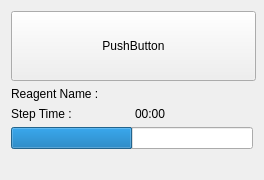
<?xml version="1.0" encoding="UTF-8"?>
<ui version="4.0">
 <class>Dashboard::CDashboardEndTimeWidget</class>
 <widget class="QWidget" name="Dashboard::CDashboardEndTimeWidget">
  <property name="geometry">
   <rect>
    <x>0</x>
    <y>0</y>
    <width>264</width>
    <height>180</height>
   </rect>
  </property>
  <property name="minimumSize">
   <size>
    <width>264</width>
    <height>180</height>
   </size>
  </property>
  <property name="maximumSize">
   <size>
    <width>264</width>
    <height>180</height>
   </size>
  </property>
  <property name="windowTitle">
   <string>Form</string>
  </property>
  <property name="styleSheet">
   <string notr="true"/>
  </property>
  <layout class="QVBoxLayout" name="verticalLayout">
   <item>
    <layout class="QFormLayout" name="formLayout">
     <item row="0" column="0">
      <widget class="QPushButton" name="btnEndTime">
       <property name="minimumSize">
        <size>
         <width>245</width>
         <height>70</height>
        </size>
       </property>
       <property name="styleSheet">
        <string notr="true">border-image: url(:/HimalayaImages/LongButton/LongButton_Disabled.png);
</string>
       </property>
       <property name="text">
        <string>PushButton</string>
       </property>
      </widget>
     </item>
     <item row="1" column="0" colspan="2">
      <layout class="QGridLayout" name="gridLayout">
       <item row="0" column="0">
        <widget class="QLabel" name="lblReagentName">
         <property name="text">
          <string>Reagent Name :</string>
         </property>
         <property name="alignment">
          <set>Qt::AlignLeading|Qt::AlignLeft|Qt::AlignTop</set>
         </property>
        </widget>
       </item>
       <item row="0" column="1">
        <widget class="QLabel" name="lblName">
         <property name="text">
          <string/>
         </property>
         <property name="alignment">
          <set>Qt::AlignJustify|Qt::AlignTop</set>
         </property>
        </widget>
       </item>
       <item row="1" column="0">
        <widget class="QLabel" name="lblStepTime">
         <property name="text">
          <string>Step Time :</string>
         </property>
         <property name="alignment">
          <set>Qt::AlignLeading|Qt::AlignLeft|Qt::AlignTop</set>
         </property>
        </widget>
       </item>
       <item row="1" column="1">
        <widget class="QLabel" name="lblTime">
         <property name="text">
          <string>00:00</string>
         </property>
         <property name="alignment">
          <set>Qt::AlignJustify|Qt::AlignTop</set>
         </property>
        </widget>
       </item>
      </layout>
     </item>
     <item row="2" column="0" colspan="2">
      <widget class="QProgressBar" name="progressBar">
       <property name="styleSheet">
        <string notr="true"/>
       </property>
       <property name="value">
        <number>50</number>
       </property>
       <property name="textVisible">
        <bool>false</bool>
       </property>
      </widget>
     </item>
    </layout>
   </item>
  </layout>
 </widget>
 <resources/>
 <connections/>
</ui>
